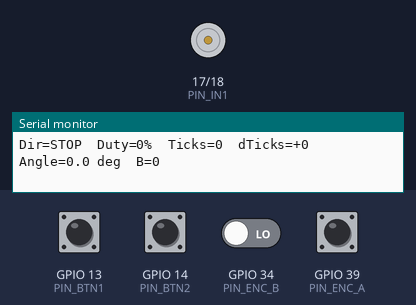
A sketch run on a simulated ESP32. On the bench: motor-driver pin pairs drawn as motors (green arrow = first pin HIGH = forward, orange = second pin HIGH = backward, longer = more drive, scaled by the enable pin), the last lines printed to the serial monitor. The test bench sets the inputs (shaded band); at power-on: GPIO 13 (PIN_BTN1), GPIO 14 (PIN_BTN2), GPIO 39 (PIN_ENC_A) HIGH, GPIO 34 (PIN_ENC_B) LOW.

Above: at 1.4 s.
1.5 s: GPIO 13 (PIN_BTN1) pulled LOW for 0.15 s
At 1.57 s:
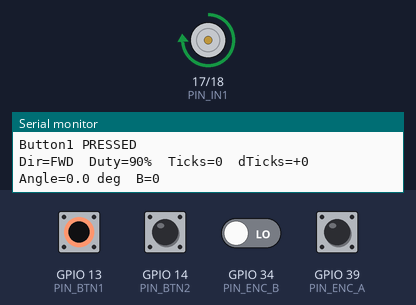
3.1 s: GPIO 14 (PIN_BTN2) pulled LOW for 1 s
At 3.9 s:
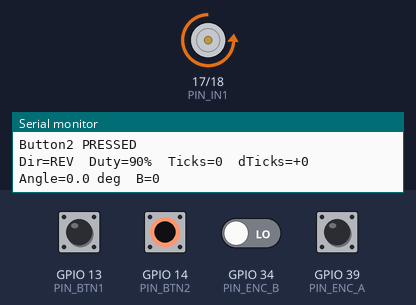
5.6 s: GPIO 14 (PIN_BTN2) pulled LOW for 3.2 s
At 10.0 s:
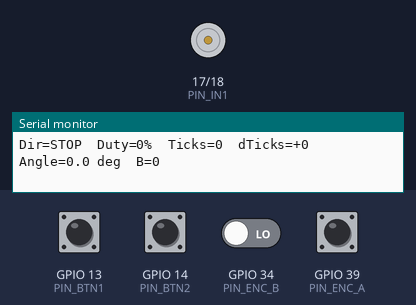
10.3 s: GPIO 13 (PIN_BTN1) pulled LOW for 3.2 s
At 11.3 s:
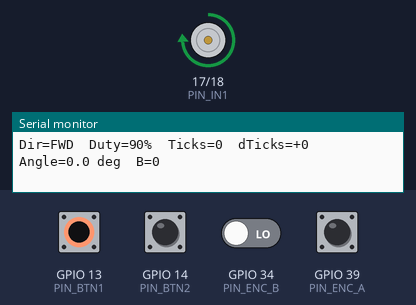
Timing chart, 0 to 15.0 s (numbered marks = the images above; inputs shaded):
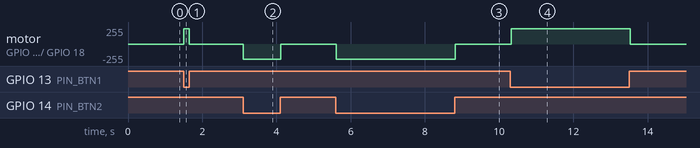

Measured:
- after the input at 1.5 s, motor on GPIO 17 (PIN_IN1) / GPIO 18 (PIN_IN2): stopped → forward 230/255 at once, → stopped 0.15 s later
- after the input at 3.1 s, motor on GPIO 17 (PIN_IN1) / GPIO 18 (PIN_IN2): stopped → backward 230/255 at once, → stopped 1.0 s later
- after the input at 5.6 s, motor on GPIO 17 (PIN_IN1) / GPIO 18 (PIN_IN2): stopped → backward 230/255 at once, → stopped 3.2 s later
- after the input at 10.3 s, motor on GPIO 17 (PIN_IN1) / GPIO 18 (PIN_IN2): stopped → forward 230/255 at once, → stopped 3.2 s later

The sketch:

DC_motor_test.ino
```cpp
// DC motor debug with encoder angle + button edge debug (ESP32, analogWrite path, FIXED PWM)
//
// Pins:
// D13 -> Button 1 (to GND, INPUT_PULLUP)
// D14 -> Button 2 (to GND, INPUT_PULLUP)
// VN  -> Encoder A / C1 (GPIO39, input-only)
// D34 -> Encoder B / C2 (GPIO34, input-only)
// D17 -> H-Bridge IN1
// D18 -> H-Bridge IN2
// D16 -> H-Bridge ENA (PWM via analogWrite)
//
// Behavior:
// - Hold Button 1: FORWARD at fixed PWM duty.
// - Hold Button 2: REVERSE at fixed PWM duty.
// - Both pressed: STOP.
// - None pressed: STOP.
// - Prints direction, duty, angle, and tick delta every 500 ms.
// - Prints button edge events when they happen.

#include <Arduino.h>

// ---- User settings ----
static const long TICKS_PER_REV = 8338L;    // <-- set to your encoder CPR
static const int  PWM_DUTY_FIXED = 230;     // 0..255 -> ~78% duty (change as desired)

// ---- Pins ----
static const uint8_t PIN_BTN1 = 13;
static const uint8_t PIN_BTN2 = 14;
static const uint8_t PIN_ENC_A = 39;  // VN (input-only)
static const uint8_t PIN_ENC_B = 34;  // D34 (input-only)
static const uint8_t PIN_IN1  = 17;
static const uint8_t PIN_IN2  = 18;
static const uint8_t PIN_PWM  = 16;

// ---- Motor control ----
enum Dir { STOP, FWD, REV };
volatile Dir dir = STOP;

// ---- Encoder state ----
volatile long enc_ticks = 0;   // signed tick count
volatile long last_isr_ticks = 0;

// ---- Button edge debug ----
bool last_b1 = false;
bool last_b2 = false;

// ---- Helpers ----
void motor_dir(Dir d) {
  dir = d;
  switch (d) {
    case FWD:  digitalWrite(PIN_IN1, HIGH); digitalWrite(PIN_IN2, LOW);  break;
    case REV:  digitalWrite(PIN_IN1, LOW);  digitalWrite(PIN_IN2, HIGH); break;
    default:   digitalWrite(PIN_IN1, LOW);  digitalWrite(PIN_IN2, LOW);  break; // coast
  }
}

void IRAM_ATTR enc_a_isr() {
  // Quadrature: on rising edge of A, read B to infer direction
  int b = digitalRead(PIN_ENC_B);
  if (b) enc_ticks++; else enc_ticks--;
}

void setup() {
  Serial.begin(115200);
  delay(200);

  // Buttons (active-low)
  pinMode(PIN_BTN1, INPUT_PULLUP);
  pinMode(PIN_BTN2, INPUT_PULLUP);
  last_b1 = (digitalRead(PIN_BTN1) == LOW);
  last_b2 = (digitalRead(PIN_BTN2) == LOW);

  // H-bridge
  pinMode(PIN_IN1, OUTPUT);
  pinMode(PIN_IN2, OUTPUT);
  pinMode(PIN_PWM, OUTPUT);
  motor_dir(STOP);
  analogWrite(PIN_PWM, 0);   // ESP32 core maps to LEDC under the hood

  // Encoder
  pinMode(PIN_ENC_A, INPUT);
  pinMode(PIN_ENC_B, INPUT);
  attachInterrupt(digitalPinToInterrupt(PIN_ENC_A), enc_a_isr, RISING);

  Serial.println("DC motor + encoder debug (fixed PWM) ready.");
}

void loop() {
  bool b1 = (digitalRead(PIN_BTN1) == LOW);
  bool b2 = (digitalRead(PIN_BTN2) == LOW);

  // Edge debug
  if (b1 != last_b1) {
    Serial.printf("Button1 %s\n", b1 ? "PRESSED" : "RELEASED");
    last_b1 = b1;
  }
  if (b2 != last_b2) {
    Serial.printf("Button2 %s\n", b2 ? "PRESSED" : "RELEASED");
    last_b2 = b2;
  }

  // Motor control with fixed duty
  int duty_to_write = 0;
  if (b1 && b2) {
    motor_dir(STOP);
    duty_to_write = 0;
  } else if (b1) {
    motor_dir(FWD);
    duty_to_write = PWM_DUTY_FIXED;
  } else if (b2) {
    motor_dir(REV);
    duty_to_write = PWM_DUTY_FIXED;
  } else {
    motor_dir(STOP);
    duty_to_write = 0;
  }
  analogWrite(PIN_PWM, duty_to_write);

  // Periodic status (every 500 ms)
  static uint32_t t0 = 0;
  if (millis() - t0 > 500) {
    long ticks_now = enc_ticks;
    long delta = ticks_now - last_isr_ticks;
    last_isr_ticks = ticks_now;

    // Angle in degrees (wrap to [0, 360))
    double angle_deg = 0.0;
    if (TICKS_PER_REV != 0) {
      angle_deg = fmod((double)ticks_now * 360.0 / (double)TICKS_PER_REV, 360.0);
      if (angle_deg < 0) angle_deg += 360.0;
    }

    const char* dstr = (dir == FWD) ? "FWD" : (dir == REV) ? "REV" : "STOP";
    int duty_pct = (100 * duty_to_write) / 255;

    Serial.printf("Dir=%s  Duty=%d%%  Ticks=%ld  dTicks=+%ld  Angle=%.1f deg  B=%d\n",
                  dstr, duty_pct, ticks_now, delta, angle_deg, digitalRead(PIN_ENC_B));

    t0 = millis();
  }

  delay(50);  // faster scan, no ramping needed
}
```
